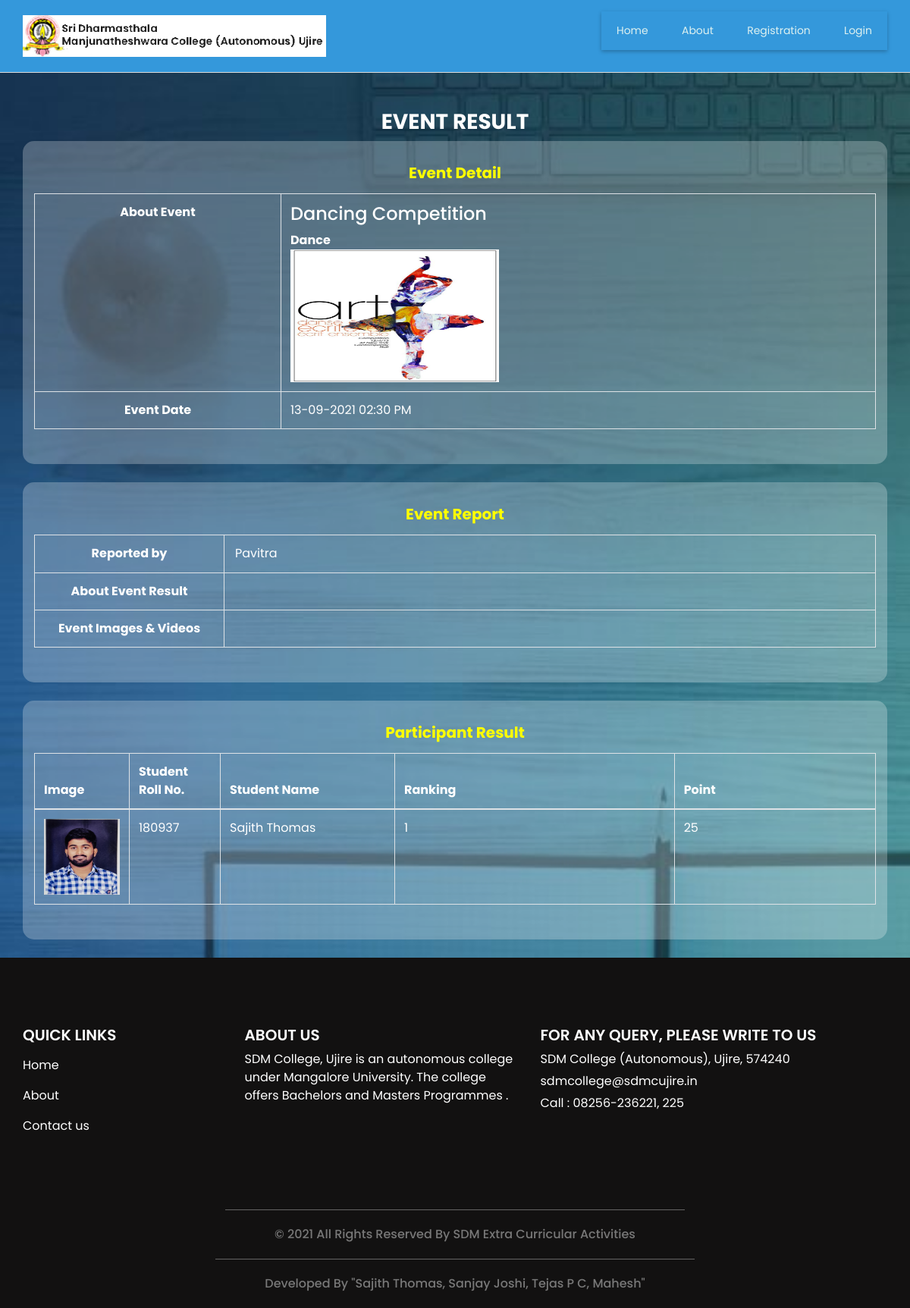
The app's page /event_result_report.php?event_id=1 with its own data.
### tables this page shows
CREATE TABLE `event` (
  `event_id` bigint(20) NOT NULL,
  `event_type_id` int(11) NOT NULL,
  `event_participation_type` varchar(25) NOT NULL COMMENT 'Single, Team',
  `no_of_participants` int(11) NOT NULL,
  `event_title` varchar(300) NOT NULL,
  `event_description` text NOT NULL,
  `event_rules` text NOT NULL,
  `event_banner` varchar(300) NOT NULL,
  `department_id` int(11) NOT NULL,
  `club_id` int(11) NOT NULL,
  `course_id` text NOT NULL,
  `st_class` text NOT NULL,
  `event_date_time` datetime NOT NULL,
  `event_venue` text NOT NULL,
  `staff_id` int(11) NOT NULL,
  `participation_limit` int(11) NOT NULL,
  `event_status` varchar(10) NOT NULL
);

CREATE TABLE `event_type` (
  `event_type_id` int(11) NOT NULL,
  `event_type` varchar(30) NOT NULL,
  `event_type_info` text NOT NULL,
  `event_type_status` varchar(10) NOT NULL
);

CREATE TABLE `event_result_status` (
  `result_status_id` int(11) NOT NULL,
  `event_result_id` int(11) NOT NULL,
  `event_id` int(11) NOT NULL,
  `student_id` int(11) NOT NULL,
  `event_participation_id` int(11) NOT NULL,
  `winning_position` varchar(25) NOT NULL,
  `point` int(11) NOT NULL,
  `event_participation_type` varchar(25) NOT NULL,
  `team` varchar(25) NOT NULL
);

CREATE TABLE `student` (
  `student_id` int(11) NOT NULL,
  `student_name` varchar(30) NOT NULL,
  `course_id` int(11) NOT NULL,
  `student_rollno` varchar(10) NOT NULL,
  `student_password` varchar(300) NOT NULL,
  `st_class` varchar(20) NOT NULL,
  `student_image` varchar(300) NOT NULL,
  `gender` varchar(10) NOT NULL,
  `dob` date NOT NULL,
  `language` varchar(25) NOT NULL,
  `elective_paper` varchar(20) NOT NULL,
  `extension_activities` varchar(50) NOT NULL,
  `student_status` varchar(10) NOT NULL
);

### event_result_report.php (the view, shortened to what this page needs)
<?php
include("header.php");
if(isset($_GET['event_id']))
{
	$sqledit = "SELECT * FROM event_result where event_id='$_GET[event_id]'";
	$qsqledit = mysqli_query($con,$sqledit);
	$rsedit = mysqli_fetch_array($qsqledit);
}
?>
<link rel="stylesheet" href="radiocss.css">
  <section class="login_section">
    <div class="container"><br>
      <div class="row">
        <div class="col-md-12"><br>
          <centeR><div class="detail-box">
            <h3>
              Event Result
            </h3>
          </div></center>
        </div>
        <div class="col-md-12">
<form action="" method="post" name="frmevent_result" id="frmevent_result" enctype="multipart/form-data">
          <div class="login_form">
        <div class="col-md-12">
          <centeR><div class="detail-box">
            <h5>
              <b style="color: yellow;">Event Detail</b>
            </h5>
          </div></center>
        </div>
<?php
$sqlview = "SELECT event.*,department.department,event_type.event_type FROM  event LEFT JOIN department ON event.department_id=department.department_id LEFT JOIN event_type ON event.event_type_id=event_type.event_type_id WHERE event.event_id='$_GET[event_id]'";
$qsqlview = mysqli_query($con,$sqlview);
$rsview = mysqli_fetch_array($qsqlview);
?>
<table class="table table-bordered" style="color: white">
	<tr>
		<th>About Event</th>
		<td style="text-align: left;">
			<h4><?php echo $rsview['event_title']; ?></h4>
			<b><?php echo $rsview['event_type']; ?></b>
			<br><?php
			if($rsview['event_banner'] == "")
			{
				echo "<img src='images/noimage.jpg' style='width: 275px;height: 175px;'>";
			}
			else if(file_exists("imgbanner/" . $rsview['event_banner']))
			{
				echo "<img src='imgbanner/$rsview[event_banner]' style='width: 275px;height: 175px;'>";
			}
			else
			{
				echo "<img src='images/noimage.jpg' style='width: 275px;height: 175px;'>";
			}
			?>
		</td>
	</tr>
	<tr>
		<th>Event Date</th>
		<td style="text-align: left;"><?php echo date("d-m-Y h:i A",strtotime($rsview['event_date_time'])); ?></td>
	</tr>
</table>
          </div>
		  <br>
          <div class="login_form">
        <div class="col-md-12">
          <centeR><div class="detail-box">
            <h5>
              <b style="color: yellow;">Event Report</b>
            </h5>
          </div></center>
        </div>
<table class="table table-bordered" style="color: white">
	<tr>
		<th style="width: 250px;">Reported by</th>
		<td style="text-align: left;">
			<?php
			$sqlstaff = "SELECT * FROM staff WHERE staff_status='Active' AND staff_type!='Admin'";
			$qsqlstaff = mysqli_query($con,$sqlstaff);
			while($rsstaff = mysqli_fetch_array($qsqlstaff))
			{
				if($rsstaff[0] == $rsedit['staff_id'])
				{
				echo "<option value='$rsstaff[0]' selected>$rsstaff[staff_name]</option>";
				}
			}
			?>
		</td>
	</tr>
	<tr>
		<th>About Event Result</th>
		<td style="text-align: left;">
		</td>
	</tr>
	<tr>
		<th>Event Images & Videos</th>
		<td style="text-align: left;">
		</td>
	</tr>
</table>
          </div>
		  <br>
          <div class="login_form">
		          <div class="col-md-12">
          <centeR><div class="detail-box">
            <h5>
              <b style="color: yellow;">Participant Result</b>
            </h5>
          </div></center>
        </div>
			<div class="row">
				  <div style="text-align: left;" class="col-md-12">
<table class="table table-bordered" style="color: white">
<thead>
		<tr style="color: white;">
			<th style='width: 50px;height: 50px;'>Image</th>
			<th style='width: 120px;'>Student Roll No.</th>
			<th style='width: 230px;'>Student Name</th>
			<th>Ranking</th>
			<th>Point</th>
		</tr>
	</thead>
	<tbody>
  <?php
  	$sqlview = "SELECT event_result_status.*,student.student_name, student.student_rollno, student.st_class, student.student_image FROM event_result_status LEFT JOIN student ON student.student_id=event_result_status.student_id WHERE event_result_status.event_id='$_GET[event_id]' AND  event_result_status.winning_position IN (1,2,3)  ORDER BY winning_position";
	$qsqlview = mysqli_query($con,$sqlview);
	while($rsview = mysqli_fetch_array($qsqlview))
		{
			echo "<tr>
				<td style='width: 50px;height: 50px;'><img src='studentimg/$rsview[student_image]' style='width: 100px;height: 100px;' ></td>
				<td>$rsview[student_rollno]</td>
				<td>$rsview[student_name]</td>
				<td onclick='fun_load_points($rsview[result_status_id])' id='td$rsview[result_status_id]'>";
				echo $rsview['winning_position'];
			echo "</td>
				<td>$rsview[point]</td>";
			echo"</tr>";
		}
  ?>
	</tbody>
</table>
				  </div>
			</div>
          </div>
</form>
        </div>
		</div>
    </div><br>
  </section>
<?php
include("footer.php");
?>

### css/style.css (style rules this page uses)
body { font-family: "Poppins", sans-serif; color: #000000; background-color: #ffffff; }
.login_section { background-image: url(../images/join-bg.jpg); background-size: cover; color: #ffffff; }
.login_section .row { -webkit-box-align: center; -ms-flex-align: center; align-items: center; }
.login_section .detail-box h3 { text-transform: uppercase; font-weight: bold; }
.login_section .login_form { padding: 30px 15px; background-color: rgba(255, 255, 255, 0.25); text-align: center; border-radius: 15px; }
.login_section .login_form h5 { margin-bottom: 15px; }

### css/responsive.css (style rules this page uses)
@media (min-width: 1200px) { .container { max-width: 1170px; } }

### records on screen
event: event_title "Dancing Competition", event_type.event_type "Dance", event_banner (picture), event_date_time "13-09-2021 02:30 PM"
event_result_status: student.student_image (picture), student.student_rollno "180937", student.student_name "Sajith Thomas", winning_position "1", point "25"
